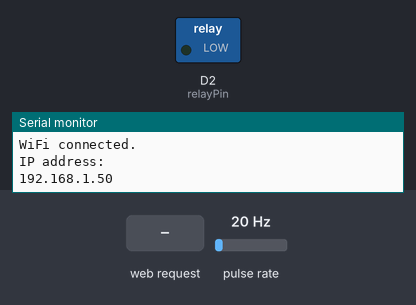
Recording of a sketch running on a simulated ESP8266 (NodeMCU). Shown: switched loads named in the sketch (green lamp = pin HIGH), the last lines printed to the serial monitor. Wiring (inferred from the names in the program): pulse sensor: data D3. Inputs (shaded band) come from the test bench; at power-on: pulse rate 20 Hz. WiFi joins after 1.5 s; servers stay silent unless stated.

Above: at 2.7 s.
2.8 s: HTTP request GET /handleRelay received
At 3.5 s:
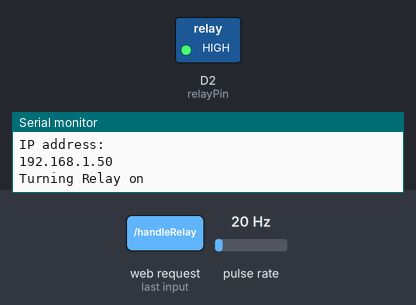
4.3 s: HTTP request GET /readFlowSensor received
Timing chart, 0 to 7.3 s (numbered marks = the images above; inputs shaded):
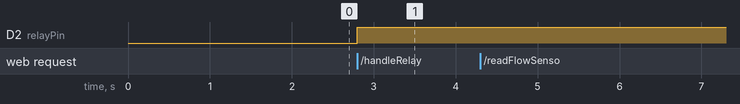

The sketch:

flow.ino
```cpp
// Loading required libraries
#include <ESP8266WiFi.h>
#include <WiFiClient.h>
#include <ESP8266WebServer.h>

// Loading web page
#include "index.h"

// Storing network credentials for arduino to connect
const char* ssid     = "Terminator";
const char* password = "Copperstone@007";

// Pin numbers for the devices
const int relayPin = D2; // Board Pin: D4
const int flowSensorPin = D3; // Board Pin: D8


// Variables to store flow sensor inputs
volatile int flow_frequency; // Measures flow sensor pulses
int l_hour = 0; // Calculated litres/hour
float vol = 0.0;

// Min required water flow
const int minRequiredFlow = 100;

// Max time to wait to cut-off relay if the flow is below the required level (in minutes)
const int maxWaitTime = 1;

// Set web server port number to 80
ESP8266WebServer server(80);


// Auxiliar variables to store the current relay state
String relayState = "off";

// Previous time
unsigned long previousTime = 0;
// Min required waiting time in miliseconds
const long timeoutTime = maxWaitTime * 60 * 1000 ;

int cutOffWatch = 0;


// -------------------- Initialisation functions -------------------------

// initPins() initializes the required configurations
void initPins() {
  // Initialize serial monitor for output
  Serial.begin(19200);
  // Set pin Modes
  pinMode(relayPin, OUTPUT); //Setting relayPin with Output mode
  pinMode(flowSensorPin, INPUT); // Setting flow sensor pin with input mode
  // Set initial outputs
  digitalWrite(relayPin, LOW);
  digitalWrite(flowSensorPin, HIGH);
}

// initWiFi() connects the Arduino to the wifi network
void initWiFi() {
  // Connect to Wi-Fi network with SSID and password
  Serial.print("Connecting to ");
  Serial.println(ssid);
  WiFi.mode(WIFI_STA); //Sets Wifi mode to connect to Wifi
  WiFi.begin(ssid, password);

  while(WiFi.waitForConnectResult() != WL_CONNECTED){
      Serial.print(".");
  }
  // Print local IP address and start web server
  Serial.println("");
  Serial.println("WiFi connected.");
  Serial.println("IP address: ");
  Serial.println(WiFi.localIP());
}

// initServer() will start the server with required configuration
void initServer() {
  server.on("/", handleRoot);      //This is display page
  server.on("/readFlowSensor", getFlowSensor); //This is flow sensor ajax request
  server.on("/handleRelay", handleRelay); //This is control relay ajax request
  server.on("/getRelayState", getRelayState); //This is to get current relay state ajax request
  server.begin(); //Starting server
}

// ------------------------- Helper functions ---------------------

// turnRelayOff() will turn the relay off
void turnRelayOff() {
  Serial.println("Turning Relay off");
  relayState = "off";
  digitalWrite(relayPin, LOW);
}

// turnRelayOn() will turn the relay on
void turnRelayOn() {
  Serial.println("Turning Relay on");
  relayState = "on";
  digitalWrite(relayPin, HIGH);
}

// handleAutoCutOff() will check whether to turn relay off if the conditions are met
void handleAutoCutOff() {
  if (relayState == "on") {
    if (l_hour < minRequiredFlow) {
      if (cutOffWatch) {
        if ((millis() - previousTime) > timeoutTime) {
          turnRelayOff();
          cutOffWatch = 0;
        }
      } else {
        previousTime = millis();
        cutOffWatch = 1;
      }
    } else {
      cutOffWatch = 0;
    }
  }
}

// Interrupt function
ICACHE_RAM_ATTR void flow () {
   flow_frequency++;
}

// ------------------------ Web Page request handling functions ----------------------------
// handleRoot() will display the home page
void handleRoot() {
 String s = MAIN_page; //Read HTML contents
 server.send(200, "text/html", s); //Send web page
}

// getFlowSensor() will get the flow sensor data
void getFlowSensor() {
  // Pulse frequency (Hz) = 7.5Q, Q is flow rate in L/min.
  l_hour = (flow_frequency * 60 / 7.5); // (Pulse frequency x 60 min) / 7.5Q = flowrate in L/hour
  vol = vol + l_hour;
  flow_frequency = 0; // Reset Counter
  handleAutoCutOff();
  Serial.print(l_hour, DEC); // Print litres/hour
  Serial.println(" L/Sec");
  String sensor_value = String(l_hour);
  server.send(200, "text/plane", sensor_value); //Send Flow sensor value to client ajax request
}

// handleRelay() will handle the relay state
void handleRelay() {
  if (relayState == "off") {
    turnRelayOn();
  } else {
    turnRelayOff();
  }
  server.send(200, "text/plane", relayState);
}

// getRelayState() send the current relay state
void getRelayState() {
  server.send(200, "text/plane", relayState);
}

// ----------------------- Arduino working functions ------------------------------

// setup() set ups initial configuration for the Arduino
void setup() {

  // Init configuration
  initPins();
  // Init WiFi
  initWiFi();
  // Init Server
  initServer();

  attachInterrupt(0, flow, RISING); // Setup Interrupt
  sei(); // Enable interrupts
}

// loop() will run continously on the Arduino
void loop(void){
  // Listening to the client
  server.handleClient();
  delay(1);
}
```

index.h
```cpp
const char MAIN_page[] PROGMEM = R"=====(
<!DOCTYPE html>
<html>
<style>
.card {
  max-width: 400px;
  min-height: 250px;
  background: #02b875;
  padding: 30px;
  box-sizing: border-box;
  color: #FFF;
  margin:20px;
  box-shadow: 0px 2px 18px -4px rgba(0,0,0,0.75);
}
.button {
  background: blue;
  padding: 10px;
  box-sizing: border-box;
  color: #FFF;
  margin:20px;
}

</style>
<body>

<div class="card">
  <h1>Smart Motor</h1><br>
  <h2>Water Flow Rate:<span id="flowSensorValue">0</span> l/hour</h2><br>
  <button id="relayButton" class="button"><span id="RelayState"></span></button>
</div>
<script>

setInterval(function() {
  // Call a function repetatively with 1 Second interval
  getFlowSensorData();
  getRelayState();
}, 1000); //1000mSeconds update rate

function getFlowSensorData() {
  var xhttp = new XMLHttpRequest();
  xhttp.onreadystatechange = function() {
    if (this.readyState == 4 && this.status == 200) {
      document.getElementById("flowSensorValue").innerHTML =
      this.responseText;
    }
  };
  xhttp.open("GET", "readFlowSensor", true);
  xhttp.send();
}

function getRelayState() {
  var xhttp = new XMLHttpRequest();
  xhttp.onreadystatechange = function() {
    if (this.readyState == 4 && this.status == 200) {
      document.getElementById("RelayState").innerHTML =
      this.responseText;
    }
  };
  xhttp.open("GET", "getRelayState", true);
  xhttp.send();
}

document.getElementById("relayButton").onclick = function handleRelay() {
  var xhttp = new XMLHttpRequest();
  xhttp.onreadystatechange = function() {
    if (this.readyState == 4 && this.status == 200) {
      document.getElementById("RelayState").innerHTML =
      this.responseText;
    }
  };
  xhttp.open("GET", "handleRelay", true);
  xhttp.send();
}

</script>
</body>
</html>
)=====";
```

Measured:
- after the input at 2.8 s, D2 (relayPin): LOW → HIGH at once
